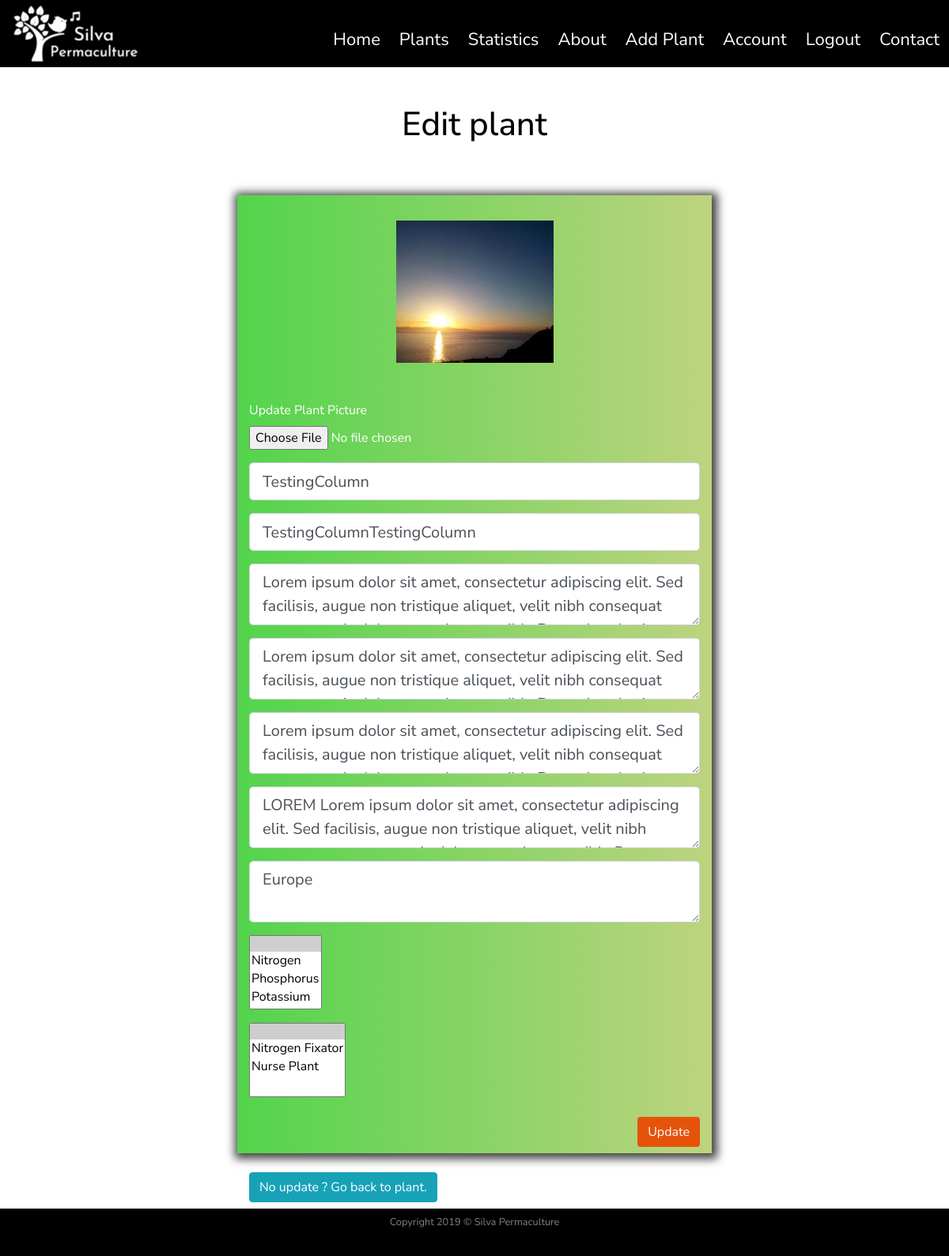
The page /plants/6/edit (signed in) on the database as committed earlier.
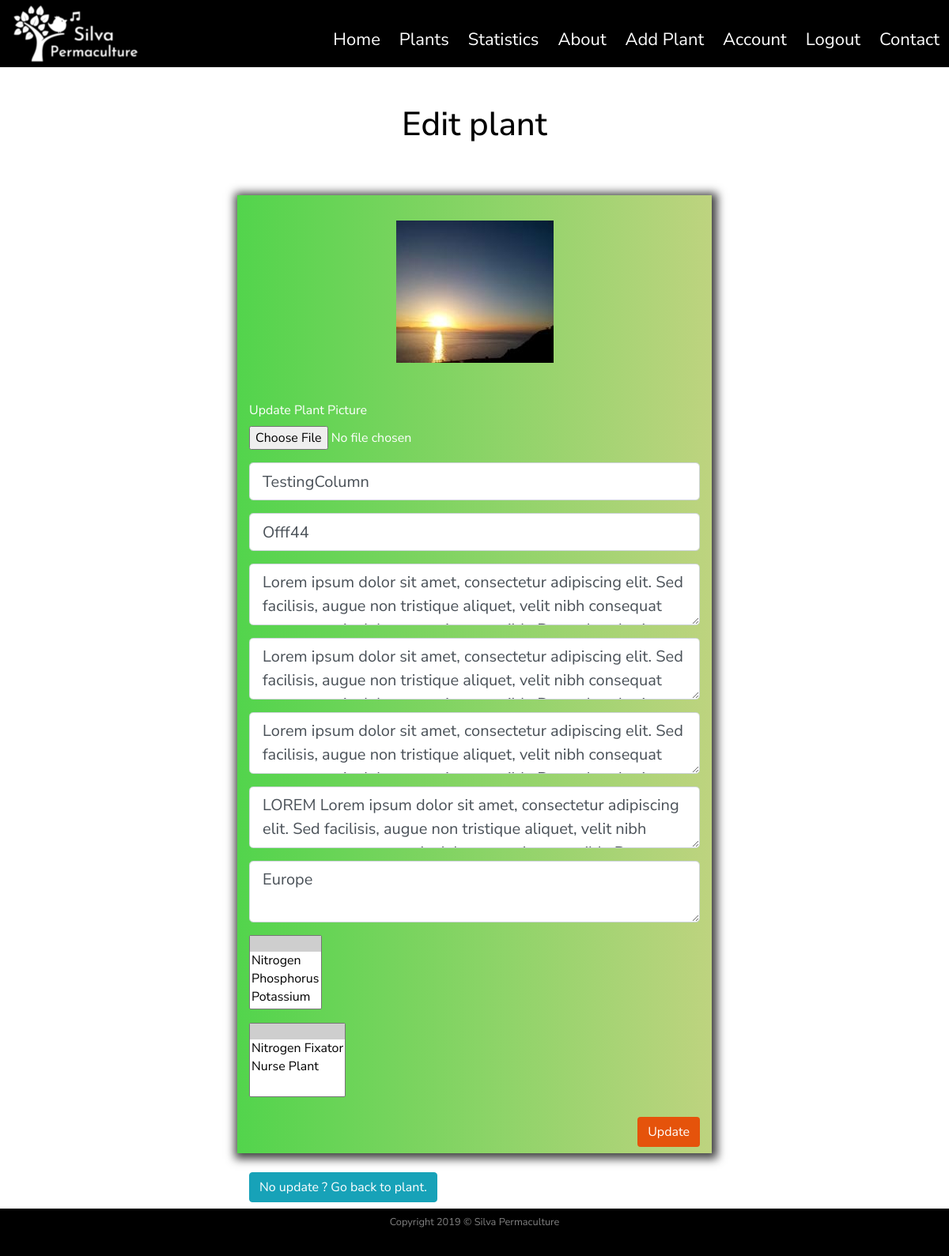
The same page on the database as committed later.
### silvapermaculture/models.py (models this page shows, shortened)
class SearchitMixin(object):
    @classmethod
    def search(cls, expression, page, per_page):
        ids, total = search_index(cls.__tablename__, expression, page, per_page)
        if total == 0:
            return cls.query.filter_by(id=0), 0
        when = []
        for i in range(len(ids)):
            when.append((ids[i],i))
        return cls.query.filter(cls.id.in_(ids)).order_by(
            db.case(when, value=cls.id)), total

class Plants(SearchitMixin, db.Model):
    __searchit__ = ['common_name', 'botanical_name', 'medicinal', 'region']
    id = db.Column(db.Integer, primary_key=True)
    common_name = db.Column(db.String(40), nullable=False)
    botanical_name = db.Column(db.String(80), unique=True, nullable=False)
    short_description = db.Column(db.Text, nullable=False)
    medicinal = db.Column(db.Text, nullable=False)
    other_uses = db.Column(db.Text, nullable=False)
    habitats = db.Column(db.Text, nullable=False)
    region = db.Column(db.Text, nullable=False)
    image_file = db.Column(db.String(20), default='default_plant_pic.jpg')
    date_added = db.Column(db.DateTime, nullable=False, default=datetime.utcnow)
    user_id = db.Column(db.Integer, db.ForeignKey('user.id'), nullable=False)
    dna = db.relationship('DNA', secondary = plants_dna_table)  # Dynamic_Nutrient_Accumulated
    nfn = db.relationship('NFN', secondary = plants_nfn_table)  # Nitrogen_Fixers_Nursing

### silvapermaculture/routes.py (the view)
@app.route("/plants/<int:plant_id>/edit", methods=['GET', 'POST'])
@login_required# User must be logged in to create a new plant
def update_plant(plant_id):
    plant = Plants.query.get_or_404(plant_id)
    if plant.author != current_user:
        abort(403)
    form = UpdatePlantForm()
    if form.validate_on_submit():
        if form.plantPic.data:
            picture_file = save_plant_picture(form.plantPic.data)
            plant.image_file = picture_file
        plant.common_name = form.common_name.data
        plant.botanical_name = form.botanical_name.data
        plant.short_description = form.short_description.data
        plant.medicinal = form.medicinal.data
        plant.habitats = form.habitats.data
        plant.other_uses = form.other_uses.data
        plant.region = form.region.data
        plant.dna = form.dna.data
        plant.nfn = form.nfn.data
        db.session.commit()
        flash(f'You have successfully updated the plant !', 'success')
        return redirect(url_for('plant', plant_id=plant.id))
    elif request.method == 'GET':
        form.common_name.data = plant.common_name
        form.botanical_name.data = plant.botanical_name
        form.short_description.data = plant.short_description
        form.medicinal.data = plant.medicinal
        form.habitats.data = plant.habitats
        form.other_uses.data = plant.other_uses
        form.region.data = plant.region
        form.dna.data = plant.dna
        form.nfn.data = plant.nfn
    back_to_plant = url_for('plant', plant_id=plant.id)
    image_file = url_for('static', filename='img/plants/' + plant.image_file)
    return render_template('update_plant.html', title='Update plant', image_file=image_file,
                           form=form, return_to_page=back_to_plant)

### silvapermaculture/forms.py (called while the page is built)
def enabled_dna():
    return DNA.query

def enabled_nfn():
    return NFN.query

### silvapermaculture/models.py (called while the page is built)
@login_manager.user_loader
def load_user(user_id):
    return User.query.get(int(user_id))

### silvapermaculture/templates/update_plant.html (shortened to what the changed rows need)
{% extends "layout.html" %}
    {% block content %}
        <div class="row my-3">
            <div class="col-12">
                <h1 class="text-center my-4 py-2" id="headingOther">Edit plant </h1>
            </div>
        </div>
        <div class="row">
            <div class="col-12 col-lg-6 mx-auto my-3" id="login">
                    <form id="registration" class="my-4" method="POST" action="" enctype="multipart/form-data">
                          <div class="form-group">
                              {% if form.common_name.errors %}
                                {{ form.common_name(class="form-control form-control-lg is-invalid") }}
                                <div class="invalid-feedback">
                                    {% for error in form.common_name.errors %}
                                        <span>{{ error }}</span>
                                    {% endfor %}
                                </div>
                              {% else %}
                              {{ form.common_name(class="form-control form-control-lg") }}
                              {% endif %}
                          </div>
                          <div class="form-group">
                              {% if form.botanical_name.errors %}
                                {{ form.botanical_name(class="form-control form-control-lg is-invalid") }}
                                <div class="invalid-feedback">
                                    {% for error in form.botanical_name.errors %}
                                        <span>{{ error }}</span>
                                    {% endfor %}
                                </div>
                              {% else %}
                              {{ form.botanical_name(class="form-control form-control-lg") }}
                              {% endif %}
                          </div>
                          <div class="form-group">
                              {% if form.short_description.errors %}
                                {{ form.short_description(class="form-control form-control-lg is-invalid") }}
                                <div class="invalid-feedback">
                                    {% for error in form.short_description.errors %}
                                        <span>{{ error }}</span>
                                    {% endfor %}
                                </div>
                              {% else %}
                              {{ form.short_description(class="form-control form-control-lg") }}
                              {% endif %}
                          </div>
                          <div class="form-group">
                              {% if form.medicinal.errors %}
                                {{ form.medicinal(class="form-control form-control-lg is-invalid") }}
                                <div class="invalid-feedback">
                                    {% for error in form.medicinal.errors %}
                                        <span>{{ error }}</span>
                                    {% endfor %}
                                </div>
                              {% else %}
                              {{ form.medicinal(class="form-control form-control-lg") }}
                              {% endif %}
                          </div>
                           <div class="form-group">
                              {% if form.habitats.errors %}
                                {{ form.habitats(class="form-control form-control-lg is-invalid") }}
                                <div class="invalid-feedback">
                                    {% for error in form.habitats.errors %}
                                        <span>{{ error }}</span>
                                    {% endfor %}
                                </div>
                              {% else %}
                              {{ form.habitats(class="form-control form-control-lg") }}
                              {% endif %}
                          </div>
                          <div class="form-group">
                              {% if form.other_uses.errors %}
                                {{ form.other_uses(class="form-control form-control-lg is-invalid") }}
                                <div class="invalid-feedback">
                                    {% for error in form.other_uses.errors %}
                                        <span>{{ error }}</span>
                                    {% endfor %}
                                </div>
                              {% else %}
                              {{ form.other_uses(class="form-control form-control-lg") }}
                              {% endif %}
                          </div>
                          <div class="form-group">
                              {% if form.region.errors %}
                                {{ form.region(class="form-control form-control-lg is-invalid") }}
                                <div class="invalid-feedback">
                                    {% for error in form.region.errors %}
                                        <span>{{ error }}</span>
                                    {% endfor %}
                                </div>
                              {% else %}
                              {{ form.region(class="form-control form-control-lg") }}
                              {% endif %}
                          </div>
                    </form>
            </div>
        </div>
    {% endblock content %} #Jinja2 allows to put the name of the block here so to know which block is closing if we have multiple.

Rows that differ between the two databases and show on the page:
changed Plants "TestingColumn": botanical_name "TestingColumnTestingColumn" → "Offf44"
